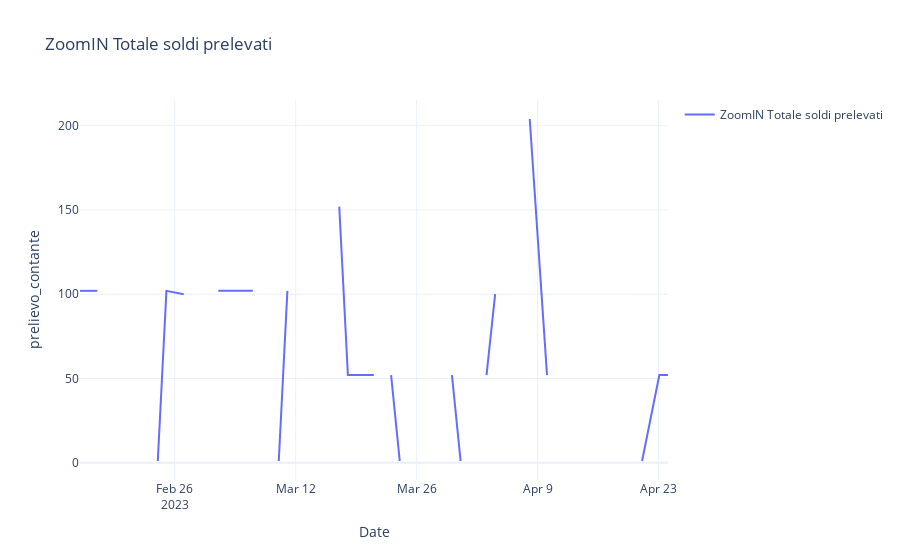

Write notebook code for a chart like this one.
### Code cell
##### NUOVA 
plot_in_timerange(prelievi_aggregated_df,"bucket_start","prelievo_contante","ZoomIN Totale soldi prelevati", mode="lines")

### Figure 1 — Plotly figure (JSON) as saved in the notebook; plotly's stock layout.template omitted (floating-point values rounded to 4 significant figures)
{"data": [{"mode": "lines", "name": "ZoomIN Totale soldi prelevati", "type": "scatter", "x": ["2023-02-15T01:00:00", "2023-02-17T01:00:00", "2023-02-20T01:00:00", "2023-02-21T01:00:00", "2023-02-22T01:00:00", "2023-02-23T01:00:00", "2023-02-24T01:00:00", "2023-02-25T01:00:00", "2023-02-27T01:00:00", "2023-03-01T01:00:00", "2023-03-02T01:00:00", "2023-03-03T01:00:00", "2023-03-05T01:00:00", "2023-03-07T01:00:00", "2023-03-09T01:00:00", "2023-03-10T01:00:00", "2023-03-11T01:00:00", "2023-03-12T01:00:00", "2023-03-15T01:00:00", "2023-03-16T01:00:00", "2023-03-17T01:00:00", "2023-03-18T01:00:00", "2023-03-19T01:00:00", "2023-03-21T01:00:00", "2023-03-22T01:00:00", "2023-03-23T01:00:00", "2023-03-24T01:00:00", "2023-03-26T01:00:00", "2023-03-27T02:00:00", "2023-03-29T02:00:00", "2023-03-30T02:00:00", "2023-03-31T02:00:00", "2023-04-02T02:00:00", "2023-04-03T02:00:00", "2023-04-04T02:00:00", "2023-04-05T02:00:00", "2023-04-06T02:00:00", "2023-04-07T02:00:00", "2023-04-08T02:00:00", "2023-04-10T02:00:00", "2023-04-11T02:00:00", "2023-04-12T02:00:00", "2023-04-13T02:00:00", "2023-04-14T02:00:00", "2023-04-16T02:00:00", "2023-04-17T02:00:00", "2023-04-19T02:00:00", "2023-04-20T02:00:00", "2023-04-21T02:00:00", "2023-04-23T02:00:00", "2023-04-24T02:00:00"], "y": [102, 102, null, null, 100, null, 1, 102, 100, null, null, 102, 102, 102, null, 1, 102, null, 100, null, 152, 52, 52, 52, null, 52, 1, null, 100, null, 52, 1, null, 52, 100, null, null, null, 204, 52, null, 52, null, 1, null, 100, null, null, 1, 52, 52]}], "layout": {"showlegend": true, "title": {"text": "ZoomIN Totale soldi prelevati"}, "xaxis": {"title": {"text": "Date"}}, "yaxis": {"title": {"text": "prelievo_contante"}}}}
